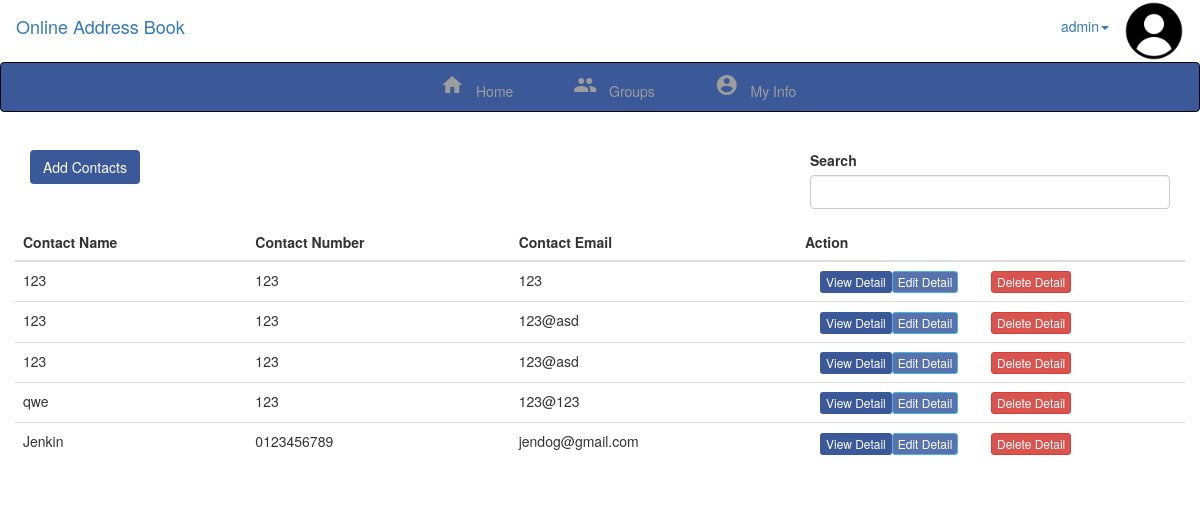
/rec/viewcontacts.php (signed in), run on the app's committed database.
### tables this page shows
CREATE TABLE `users` (
  `id` int(100) NOT NULL,
  `username` varchar(100) NOT NULL,
  `password` varchar(100) NOT NULL,
  `email` varchar(100) NOT NULL,
  `phonenumber` int(100) NOT NULL,
  `gender` varchar(100) NOT NULL,
  `date` varchar(100) NOT NULL,
  `profileimage` varchar(100) NOT NULL
);

CREATE TABLE `contacts` (
  `id` int(100) NOT NULL,
  `groupid` int(100) NOT NULL,
  `contactname` varchar(100) NOT NULL,
  `phonenumber` varchar(100) NOT NULL,
  `companynumber` varchar(100) NOT NULL,
  `homenumber` varchar(100) NOT NULL,
  `email` varchar(100) NOT NULL,
  `company` varchar(100) NOT NULL,
  `education` varchar(100) NOT NULL,
  `birthday` datetime NOT NULL,
  `image` varchar(100) NOT NULL
);

### rec/viewcontacts.php (the view, shortened to what this page needs)
<?php session_start();
	include('materialize.php');
	include('membernavbar.php');
	$groupid = $_GET['id'];
?>
<div class="container member-container">
	<div class="row">
		<div class="col-md-3">
			<button class="btn btn-raised btn-inverse addContactModal" data-toggle="modal" data-target="#addContact" data-id="<?php echo $groupid; ?>">Add Contacts</button>
		</div>
		<div class="col-md-offset-5 col-md-4">
			<form name="group-search-form" method="" action="">
				<div class="form-group label-floating">
					<label class="control-label" for="gSearch">Search</label>
					<input type="text" class="form-control" id="gSearch" name="" onkeyup="showContact(this.value)">
				</div>
			</form>
		</div>
	</div>
	<div class="row">
		<?php
		$sql = "SELECT * FROM contacts WHERE groupid='$groupid'";
		$result = $conn->query($sql); ?>
		<table class="table table-stripled">
			<thead>
				<tr>
					<th>Contact Name</th>
					<th>Contact Number</th>
					<th>Contact Email</th>
					<th>Action</th>
				</tr>
			</thead>
			<tbody class="liveContact">
			<?php while($row3 = $result->fetch_assoc()){ ?>
				<tr>
					<td><?php echo $row3['contactname']; ?></td>
					<td><?php echo $row3['phonenumber']; ?></td>
					<td><?php echo $row3['email']; ?></td>
					<td>
						<div class="col-md-6">
							<button class="btn btn-raised btn-inverse btn-xs viewDetail" data-toggle="modal" data-target="#viewDetail" data-id="<?php echo $row3['id']; ?>"><span class=""></span><span>View Detail</span></button><button class="btn btn-raised btn-info btn-xs editDetail" data-toggle="modal" data-target="#editContact" data-groupid="<?php echo $groupid; ?>" data-id="<?php echo $row3['id']; ?>" >Edit Detail</button>
						</div>
					<form action="../php/deleteContact.php" method="POST">
					<button class="btn btn-raised btn-danger btn-xs" name="id" value="<?php echo $row3['id']; ?>">Delete Detail</a>
					</button>
					</form></td>
				</tr>
				<?php } ?>
			</tbody>
		</table>
	</div>
</div>
<?php
	include('footer.php');
?>

### rec/membernavbar.php (shortened to what this page needs)
<?php
	require_once('../php/config.php');
	$username = $_SESSION['username'];
	$sql = "SELECT username FROM users WHERE username='$username'";
	$result = $conn->query($sql);
	$row = $result->fetch_assoc();
 ?>
<div class="fixed-top-block">
	<div class="navbar navbar-white navbar-top" style="margin-bottom: 0px;">
		<div class="container-fluid">
			<div class="navbar-header">
				<a class="navbar-brand" href="memberview.php">Online Address Book</a>
			</div>
			<div class="navbar-collapse collapse" id="navbar1">
				<ul class="nav navbar-nav navbar-right">
					<li class="dropdown">
						<a href="#" class="dropdown-toggle" data-toggle="dropdown"><?php echo $row['username'] ?><span class="caret"></span></a>
					</li>
					<li><img src="../img/profile/<?php echo $row['username'];?>.jpg" class="img-circle" width="60px" height="60px" onerror="this.src='../img/profile/default-user.png';"></li>
				</ul>
			</div>
		</div>
	</div>
	<div class="navbar navbar-inverse navbar-top">
		<div class="container-fluid">
			<div class="navbar-collapse collapse" id="navbar2">
				<div class="col-md-offset-4">
					<ul class="nav navbar-nav member-nav">
						<li><a href="memberview.php"><i class="material-icons">home</i>&nbsp;&nbsp;&nbsp;Home</a></li>
						<li><a href="viewaddressbook.php"><i class="material-icons">group</i>&nbsp;&nbsp;&nbsp;Groups</a></li>
						<li><a href="memberinfo.php"><i class="material-icons">account_circle</i>&nbsp;&nbsp;&nbsp;My Info</a></li>
					</ul>
				</div>
			</div>
		</div>
	</div>
</div>

### rec/materialize.php (style rules this page uses)
body { padding-top: 120px; }
.fixed-top-block { position: absolute; top: 0; left: 0; right:0; }
.navbar-white { background-color: white; color:black; }
.member-nav > li > a { position: relative; display: block; padding: 10px 30px; }
.member-container { margin-top: 30px; }
.navbar.navbar-inverse { background-color: #3b5998; color: #ffffff; }
.btn.btn-raised.btn-inverse { background-color: #3b5998; color: #ffffff; }
.btn.btn-raised.btn-info { background-color: #5772AC; color: #ffffff; }

### data on the page
users: username "admin"
contacts: contactname "123", phonenumber "123", email "123", $row3['id'] 5 (drawn)
contacts: contactname "123", phonenumber "123", email "123@asd", $row3['id'] 6 (drawn)
contacts: contactname "123", phonenumber "123", email "123@asd", $row3['id'] 7 (drawn)
contacts: contactname "qwe", phonenumber "123", email "123@123", $row3['id'] 9 (drawn)
contacts: contactname "Jenkin", phonenumber "0123456789", email "jendog@gmail.com", $row3['id'] 10 (drawn)
